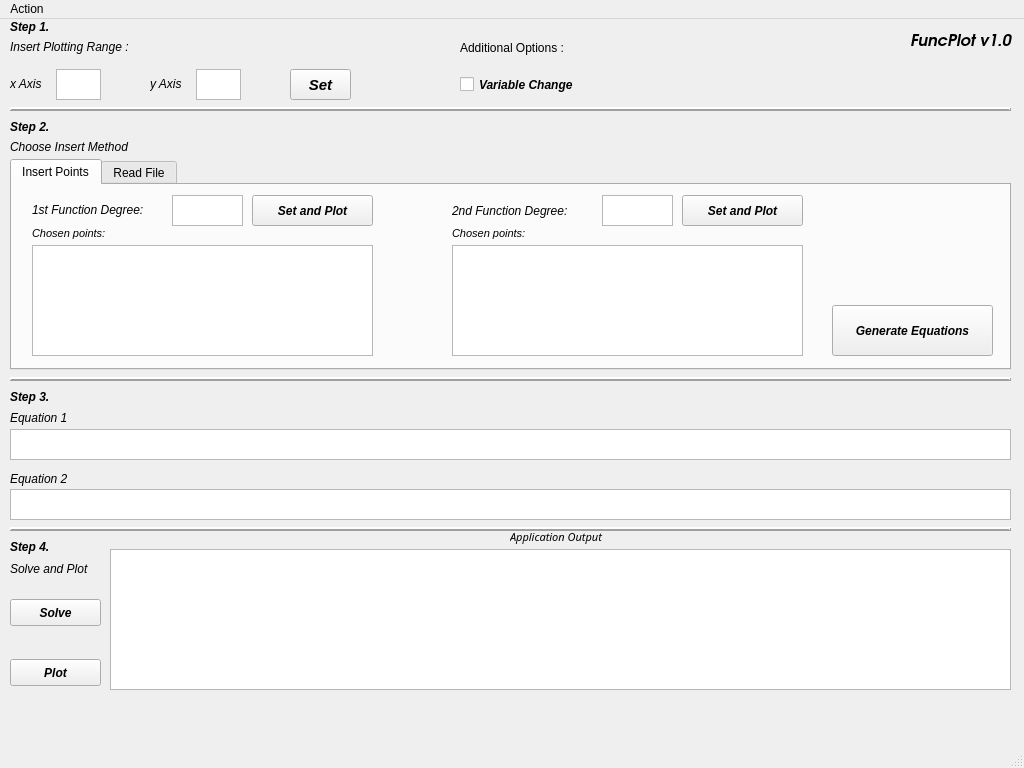
<?xml version="1.0" encoding="UTF-8"?>
<ui version="4.0">
 <class>Visualization</class>
 <widget class="QMainWindow" name="Visualization">
  <property name="geometry">
   <rect>
    <x>0</x>
    <y>0</y>
    <width>1024</width>
    <height>768</height>
   </rect>
  </property>
  <property name="windowTitle">
   <string>Visualization App</string>
  </property>
  <widget class="QWidget" name="centralwidget">
   <widget class="QTextBrowser" name="equationsTxt1">
    <property name="geometry">
     <rect>
      <x>10</x>
      <y>410</y>
      <width>1001</width>
      <height>31</height>
     </rect>
    </property>
    <property name="font">
     <font>
      <pointsize>10</pointsize>
      <weight>75</weight>
      <bold>true</bold>
     </font>
    </property>
    <property name="html">
     <string>&lt;!DOCTYPE HTML PUBLIC &quot;-//W3C//DTD HTML 4.0//EN&quot; &quot;http://www.w3.org/TR/REC-html40/strict.dtd&quot;&gt;
&lt;html&gt;&lt;head&gt;&lt;meta name=&quot;qrichtext&quot; content=&quot;1&quot; /&gt;&lt;style type=&quot;text/css&quot;&gt;
p, li { white-space: pre-wrap; }
&lt;/style&gt;&lt;/head&gt;&lt;body style=&quot; font-family:'Ubuntu'; font-size:10pt; font-weight:600; font-style:normal;&quot;&gt;
&lt;p style=&quot;-qt-paragraph-type:empty; margin-top:0px; margin-bottom:0px; margin-left:0px; margin-right:0px; -qt-block-indent:0; text-indent:0px; font-size:11pt; font-weight:400;&quot;&gt;&lt;br /&gt;&lt;/p&gt;&lt;/body&gt;&lt;/html&gt;</string>
    </property>
   </widget>
   <widget class="QLabel" name="equationsLbl">
    <property name="geometry">
     <rect>
      <x>10</x>
      <y>390</y>
      <width>71</width>
      <height>17</height>
     </rect>
    </property>
    <property name="font">
     <font>
      <italic>true</italic>
     </font>
    </property>
    <property name="text">
     <string>Equation 1</string>
    </property>
   </widget>
   <widget class="QTextBrowser" name="equationsTxt2">
    <property name="geometry">
     <rect>
      <x>10</x>
      <y>470</y>
      <width>1001</width>
      <height>31</height>
     </rect>
    </property>
    <property name="font">
     <font>
      <pointsize>10</pointsize>
      <weight>75</weight>
      <bold>true</bold>
     </font>
    </property>
    <property name="html">
     <string>&lt;!DOCTYPE HTML PUBLIC &quot;-//W3C//DTD HTML 4.0//EN&quot; &quot;http://www.w3.org/TR/REC-html40/strict.dtd&quot;&gt;
&lt;html&gt;&lt;head&gt;&lt;meta name=&quot;qrichtext&quot; content=&quot;1&quot; /&gt;&lt;style type=&quot;text/css&quot;&gt;
p, li { white-space: pre-wrap; }
&lt;/style&gt;&lt;/head&gt;&lt;body style=&quot; font-family:'Ubuntu'; font-size:10pt; font-weight:600; font-style:normal;&quot;&gt;
&lt;p style=&quot;-qt-paragraph-type:empty; margin-top:0px; margin-bottom:0px; margin-left:0px; margin-right:0px; -qt-block-indent:0; text-indent:0px; font-size:11pt; font-weight:400;&quot;&gt;&lt;br /&gt;&lt;/p&gt;&lt;/body&gt;&lt;/html&gt;</string>
    </property>
   </widget>
   <widget class="QLabel" name="equationsLbl_2">
    <property name="geometry">
     <rect>
      <x>10</x>
      <y>450</y>
      <width>71</width>
      <height>20</height>
     </rect>
    </property>
    <property name="font">
     <font>
      <italic>true</italic>
     </font>
    </property>
    <property name="text">
     <string>Equation 2</string>
    </property>
   </widget>
   <widget class="QPushButton" name="pushButton_7">
    <property name="geometry">
     <rect>
      <x>10</x>
      <y>580</y>
      <width>91</width>
      <height>27</height>
     </rect>
    </property>
    <property name="font">
     <font>
      <weight>75</weight>
      <italic>true</italic>
      <bold>true</bold>
     </font>
    </property>
    <property name="text">
     <string>Solve</string>
    </property>
   </widget>
   <widget class="QTextBrowser" name="textBrowser">
    <property name="geometry">
     <rect>
      <x>110</x>
      <y>530</y>
      <width>901</width>
      <height>141</height>
     </rect>
    </property>
    <property name="html">
     <string>&lt;!DOCTYPE HTML PUBLIC &quot;-//W3C//DTD HTML 4.0//EN&quot; &quot;http://www.w3.org/TR/REC-html40/strict.dtd&quot;&gt;
&lt;html&gt;&lt;head&gt;&lt;meta name=&quot;qrichtext&quot; content=&quot;1&quot; /&gt;&lt;style type=&quot;text/css&quot;&gt;
p, li { white-space: pre-wrap; }
&lt;/style&gt;&lt;/head&gt;&lt;body style=&quot; font-family:'Ubuntu'; font-size:11pt; font-weight:400; font-style:normal;&quot;&gt;
&lt;p style=&quot;-qt-paragraph-type:empty; margin-top:0px; margin-bottom:0px; margin-left:0px; margin-right:0px; -qt-block-indent:0; text-indent:0px;&quot;&gt;&lt;br /&gt;&lt;/p&gt;&lt;/body&gt;&lt;/html&gt;</string>
    </property>
   </widget>
   <widget class="QPushButton" name="pushButton_8">
    <property name="geometry">
     <rect>
      <x>10</x>
      <y>640</y>
      <width>91</width>
      <height>27</height>
     </rect>
    </property>
    <property name="font">
     <font>
      <weight>75</weight>
      <italic>true</italic>
      <bold>true</bold>
     </font>
    </property>
    <property name="text">
     <string>Plot</string>
    </property>
   </widget>
   <widget class="QTextEdit" name="textEdit_3">
    <property name="geometry">
     <rect>
      <x>56</x>
      <y>50</y>
      <width>45</width>
      <height>31</height>
     </rect>
    </property>
    <property name="whatsThis">
     <string>&lt;html&gt;&lt;head/&gt;&lt;body&gt;&lt;p&gt;x Axis plotting range input&lt;/p&gt;&lt;/body&gt;&lt;/html&gt;</string>
    </property>
    <property name="html">
     <string>&lt;!DOCTYPE HTML PUBLIC &quot;-//W3C//DTD HTML 4.0//EN&quot; &quot;http://www.w3.org/TR/REC-html40/strict.dtd&quot;&gt;
&lt;html&gt;&lt;head&gt;&lt;meta name=&quot;qrichtext&quot; content=&quot;1&quot; /&gt;&lt;style type=&quot;text/css&quot;&gt;
p, li { white-space: pre-wrap; }
&lt;/style&gt;&lt;/head&gt;&lt;body style=&quot; font-family:'Ubuntu'; font-size:11pt; font-weight:400; font-style:normal;&quot;&gt;
&lt;p style=&quot;-qt-paragraph-type:empty; margin-top:0px; margin-bottom:0px; margin-left:0px; margin-right:0px; -qt-block-indent:0; text-indent:0px;&quot;&gt;&lt;br /&gt;&lt;/p&gt;&lt;/body&gt;&lt;/html&gt;</string>
    </property>
   </widget>
   <widget class="QTextEdit" name="textEdit_4">
    <property name="geometry">
     <rect>
      <x>196</x>
      <y>50</y>
      <width>45</width>
      <height>31</height>
     </rect>
    </property>
    <property name="html">
     <string>&lt;!DOCTYPE HTML PUBLIC &quot;-//W3C//DTD HTML 4.0//EN&quot; &quot;http://www.w3.org/TR/REC-html40/strict.dtd&quot;&gt;
&lt;html&gt;&lt;head&gt;&lt;meta name=&quot;qrichtext&quot; content=&quot;1&quot; /&gt;&lt;style type=&quot;text/css&quot;&gt;
p, li { white-space: pre-wrap; }
&lt;/style&gt;&lt;/head&gt;&lt;body style=&quot; font-family:'Ubuntu'; font-size:11pt; font-weight:400; font-style:normal;&quot;&gt;
&lt;p style=&quot;-qt-paragraph-type:empty; margin-top:0px; margin-bottom:0px; margin-left:0px; margin-right:0px; -qt-block-indent:0; text-indent:0px;&quot;&gt;&lt;br /&gt;&lt;/p&gt;&lt;/body&gt;&lt;/html&gt;</string>
    </property>
   </widget>
   <widget class="QPushButton" name="pushButton_9">
    <property name="geometry">
     <rect>
      <x>290</x>
      <y>50</y>
      <width>61</width>
      <height>31</height>
     </rect>
    </property>
    <property name="font">
     <font>
      <pointsize>11</pointsize>
      <weight>75</weight>
      <italic>true</italic>
      <bold>true</bold>
     </font>
    </property>
    <property name="text">
     <string>Set</string>
    </property>
   </widget>
   <widget class="QLabel" name="outputLbl_5">
    <property name="geometry">
     <rect>
      <x>10</x>
      <y>0</y>
      <width>111</width>
      <height>17</height>
     </rect>
    </property>
    <property name="text">
     <string>&lt;html&gt;&lt;head/&gt;&lt;body&gt;&lt;p&gt;&lt;span style=&quot; font-weight:600; font-style:italic;&quot;&gt;Step 1.&lt;/span&gt;&lt;/p&gt;&lt;/body&gt;&lt;/html&gt;</string>
    </property>
   </widget>
   <widget class="QLabel" name="outputLbl_6">
    <property name="geometry">
     <rect>
      <x>10</x>
      <y>20</y>
      <width>151</width>
      <height>17</height>
     </rect>
    </property>
    <property name="text">
     <string>&lt;html&gt;&lt;head/&gt;&lt;body&gt;&lt;p&gt;&lt;span style=&quot; font-style:italic;&quot;&gt;Insert Plotting Range :&lt;/span&gt;&lt;/p&gt;&lt;/body&gt;&lt;/html&gt;</string>
    </property>
   </widget>
   <widget class="QLabel" name="outputLbl_7">
    <property name="geometry">
     <rect>
      <x>10</x>
      <y>50</y>
      <width>40</width>
      <height>31</height>
     </rect>
    </property>
    <property name="text">
     <string>&lt;html&gt;&lt;head/&gt;&lt;body&gt;&lt;p&gt;&lt;span style=&quot; font-style:italic;&quot;&gt;x Axis&lt;/span&gt;&lt;/p&gt;&lt;/body&gt;&lt;/html&gt;</string>
    </property>
   </widget>
   <widget class="QLabel" name="outputLbl_9">
    <property name="geometry">
     <rect>
      <x>150</x>
      <y>50</y>
      <width>40</width>
      <height>31</height>
     </rect>
    </property>
    <property name="text">
     <string>&lt;html&gt;&lt;head/&gt;&lt;body&gt;&lt;p&gt;&lt;span style=&quot; font-style:italic;&quot;&gt;y Axis&lt;/span&gt;&lt;/p&gt;&lt;/body&gt;&lt;/html&gt;</string>
    </property>
   </widget>
   <widget class="Line" name="line">
    <property name="geometry">
     <rect>
      <x>10</x>
      <y>80</y>
      <width>1001</width>
      <height>20</height>
     </rect>
    </property>
    <property name="font">
     <font>
      <weight>75</weight>
      <bold>true</bold>
      <underline>false</underline>
      <strikeout>false</strikeout>
     </font>
    </property>
    <property name="focusPolicy">
     <enum>Qt::NoFocus</enum>
    </property>
    <property name="frameShadow">
     <enum>QFrame::Raised</enum>
    </property>
    <property name="lineWidth">
     <number>2</number>
    </property>
    <property name="orientation">
     <enum>Qt::Horizontal</enum>
    </property>
   </widget>
   <widget class="QLabel" name="outputLbl_10">
    <property name="geometry">
     <rect>
      <x>10</x>
      <y>100</y>
      <width>111</width>
      <height>17</height>
     </rect>
    </property>
    <property name="text">
     <string>&lt;html&gt;&lt;head/&gt;&lt;body&gt;&lt;p&gt;&lt;span style=&quot; font-weight:600; font-style:italic;&quot;&gt;Step 2.&lt;/span&gt;&lt;/p&gt;&lt;/body&gt;&lt;/html&gt;</string>
    </property>
   </widget>
   <widget class="QLabel" name="outputLbl_11">
    <property name="geometry">
     <rect>
      <x>10</x>
      <y>120</y>
      <width>151</width>
      <height>17</height>
     </rect>
    </property>
    <property name="text">
     <string>&lt;html&gt;&lt;head/&gt;&lt;body&gt;&lt;p&gt;&lt;span style=&quot; font-style:italic;&quot;&gt;Choose Insert Method&lt;/span&gt;&lt;/p&gt;&lt;/body&gt;&lt;/html&gt;</string>
    </property>
   </widget>
   <widget class="QTabWidget" name="tabWidget">
    <property name="geometry">
     <rect>
      <x>10</x>
      <y>140</y>
      <width>1001</width>
      <height>211</height>
     </rect>
    </property>
    <property name="currentIndex">
     <number>0</number>
    </property>
    <widget class="QWidget" name="tab">
     <attribute name="title">
      <string>Insert Points</string>
     </attribute>
     <widget class="QListWidget" name="listWidget_1">
      <property name="geometry">
       <rect>
        <x>20</x>
        <y>60</y>
        <width>341</width>
        <height>111</height>
       </rect>
      </property>
     </widget>
     <widget class="QPushButton" name="pushButton_6">
      <property name="geometry">
       <rect>
        <x>820</x>
        <y>120</y>
        <width>161</width>
        <height>51</height>
       </rect>
      </property>
      <property name="font">
       <font>
        <weight>75</weight>
        <italic>true</italic>
        <bold>true</bold>
       </font>
      </property>
      <property name="text">
       <string>Generate Equations</string>
      </property>
     </widget>
     <widget class="QLabel" name="outputLbl_3">
      <property name="geometry">
       <rect>
        <x>20</x>
        <y>10</y>
        <width>141</width>
        <height>31</height>
       </rect>
      </property>
      <property name="text">
       <string>&lt;html&gt;&lt;head/&gt;&lt;body&gt;&lt;p&gt;&lt;span style=&quot; font-style:italic;&quot;&gt;1st Function Degree:&lt;/span&gt;&lt;/p&gt;&lt;/body&gt;&lt;/html&gt;</string>
      </property>
     </widget>
     <widget class="QTextEdit" name="textEdit_1">
      <property name="geometry">
       <rect>
        <x>160</x>
        <y>10</y>
        <width>71</width>
        <height>31</height>
       </rect>
      </property>
      <property name="html">
       <string>&lt;!DOCTYPE HTML PUBLIC &quot;-//W3C//DTD HTML 4.0//EN&quot; &quot;http://www.w3.org/TR/REC-html40/strict.dtd&quot;&gt;
&lt;html&gt;&lt;head&gt;&lt;meta name=&quot;qrichtext&quot; content=&quot;1&quot; /&gt;&lt;style type=&quot;text/css&quot;&gt;
p, li { white-space: pre-wrap; }
&lt;/style&gt;&lt;/head&gt;&lt;body style=&quot; font-family:'Ubuntu'; font-size:11pt; font-weight:400; font-style:normal;&quot;&gt;
&lt;p style=&quot;-qt-paragraph-type:empty; margin-top:0px; margin-bottom:0px; margin-left:0px; margin-right:0px; -qt-block-indent:0; text-indent:0px;&quot;&gt;&lt;br /&gt;&lt;/p&gt;&lt;/body&gt;&lt;/html&gt;</string>
      </property>
     </widget>
     <widget class="QLabel" name="outputLbl_4">
      <property name="geometry">
       <rect>
        <x>440</x>
        <y>10</y>
        <width>151</width>
        <height>31</height>
       </rect>
      </property>
      <property name="font">
       <font>
        <italic>true</italic>
       </font>
      </property>
      <property name="text">
       <string>2nd Function Degree:</string>
      </property>
     </widget>
     <widget class="QTextEdit" name="textEdit_2">
      <property name="geometry">
       <rect>
        <x>590</x>
        <y>10</y>
        <width>71</width>
        <height>31</height>
       </rect>
      </property>
      <property name="html">
       <string>&lt;!DOCTYPE HTML PUBLIC &quot;-//W3C//DTD HTML 4.0//EN&quot; &quot;http://www.w3.org/TR/REC-html40/strict.dtd&quot;&gt;
&lt;html&gt;&lt;head&gt;&lt;meta name=&quot;qrichtext&quot; content=&quot;1&quot; /&gt;&lt;style type=&quot;text/css&quot;&gt;
p, li { white-space: pre-wrap; }
&lt;/style&gt;&lt;/head&gt;&lt;body style=&quot; font-family:'Ubuntu'; font-size:11pt; font-weight:400; font-style:normal;&quot;&gt;
&lt;p style=&quot;-qt-paragraph-type:empty; margin-top:0px; margin-bottom:0px; margin-left:0px; margin-right:0px; -qt-block-indent:0; text-indent:0px;&quot;&gt;&lt;br /&gt;&lt;/p&gt;&lt;/body&gt;&lt;/html&gt;</string>
      </property>
     </widget>
     <widget class="QPushButton" name="pushButton">
      <property name="geometry">
       <rect>
        <x>240</x>
        <y>10</y>
        <width>121</width>
        <height>31</height>
       </rect>
      </property>
      <property name="font">
       <font>
        <weight>75</weight>
        <italic>true</italic>
        <bold>true</bold>
       </font>
      </property>
      <property name="text">
       <string>Set and Plot</string>
      </property>
     </widget>
     <widget class="QPushButton" name="pushButton_3">
      <property name="geometry">
       <rect>
        <x>670</x>
        <y>10</y>
        <width>121</width>
        <height>31</height>
       </rect>
      </property>
      <property name="font">
       <font>
        <weight>75</weight>
        <italic>true</italic>
        <bold>true</bold>
       </font>
      </property>
      <property name="text">
       <string>Set and Plot</string>
      </property>
     </widget>
     <widget class="QListWidget" name="listWidget_2">
      <property name="geometry">
       <rect>
        <x>440</x>
        <y>60</y>
        <width>351</width>
        <height>111</height>
       </rect>
      </property>
     </widget>
     <widget class="QLabel" name="label_3">
      <property name="geometry">
       <rect>
        <x>20</x>
        <y>40</y>
        <width>81</width>
        <height>17</height>
       </rect>
      </property>
      <property name="font">
       <font>
        <pointsize>8</pointsize>
        <italic>true</italic>
       </font>
      </property>
      <property name="text">
       <string>Chosen points:</string>
      </property>
     </widget>
     <widget class="QLabel" name="label_4">
      <property name="geometry">
       <rect>
        <x>440</x>
        <y>40</y>
        <width>81</width>
        <height>17</height>
       </rect>
      </property>
      <property name="font">
       <font>
        <pointsize>8</pointsize>
        <italic>true</italic>
       </font>
      </property>
      <property name="text">
       <string>Chosen points:</string>
      </property>
     </widget>
    </widget>
    <widget class="QWidget" name="tab_2">
     <attribute name="title">
      <string>Read File</string>
     </attribute>
     <widget class="QTextBrowser" name="textBrowser_2">
      <property name="geometry">
       <rect>
        <x>140</x>
        <y>130</y>
        <width>331</width>
        <height>31</height>
       </rect>
      </property>
      <property name="font">
       <font>
        <pointsize>10</pointsize>
        <italic>true</italic>
       </font>
      </property>
      <property name="html">
       <string>&lt;!DOCTYPE HTML PUBLIC &quot;-//W3C//DTD HTML 4.0//EN&quot; &quot;http://www.w3.org/TR/REC-html40/strict.dtd&quot;&gt;
&lt;html&gt;&lt;head&gt;&lt;meta name=&quot;qrichtext&quot; content=&quot;1&quot; /&gt;&lt;style type=&quot;text/css&quot;&gt;
p, li { white-space: pre-wrap; }
&lt;/style&gt;&lt;/head&gt;&lt;body style=&quot; font-family:'Ubuntu'; font-size:10pt; font-weight:400; font-style:italic;&quot;&gt;
&lt;p style=&quot;-qt-paragraph-type:empty; margin-top:0px; margin-bottom:0px; margin-left:0px; margin-right:0px; -qt-block-indent:0; text-indent:0px; font-size:11pt; font-style:normal;&quot;&gt;&lt;br /&gt;&lt;/p&gt;&lt;/body&gt;&lt;/html&gt;</string>
      </property>
     </widget>
     <widget class="QPushButton" name="pushButton_2">
      <property name="geometry">
       <rect>
        <x>490</x>
        <y>130</y>
        <width>99</width>
        <height>31</height>
       </rect>
      </property>
      <property name="font">
       <font>
        <weight>75</weight>
        <italic>true</italic>
        <bold>true</bold>
       </font>
      </property>
      <property name="text">
       <string>Browse</string>
      </property>
     </widget>
     <widget class="QLabel" name="outputLbl_12">
      <property name="geometry">
       <rect>
        <x>10</x>
        <y>130</y>
        <width>121</width>
        <height>31</height>
       </rect>
      </property>
      <property name="text">
       <string>&lt;html&gt;&lt;head/&gt;&lt;body&gt;&lt;p&gt;&lt;span style=&quot; font-style:italic;&quot;&gt;Choose Input File:&lt;/span&gt;&lt;/p&gt;&lt;/body&gt;&lt;/html&gt;</string>
      </property>
     </widget>
     <widget class="QLabel" name="outputLbl_13">
      <property name="geometry">
       <rect>
        <x>10</x>
        <y>10</y>
        <width>141</width>
        <height>31</height>
       </rect>
      </property>
      <property name="text">
       <string>&lt;html&gt;&lt;head/&gt;&lt;body&gt;&lt;p&gt;&lt;span style=&quot; font-style:italic;&quot;&gt;1st Function Degree:&lt;/span&gt;&lt;/p&gt;&lt;/body&gt;&lt;/html&gt;</string>
      </property>
     </widget>
     <widget class="QPushButton" name="pushButton_4">
      <property name="geometry">
       <rect>
        <x>240</x>
        <y>10</y>
        <width>91</width>
        <height>31</height>
       </rect>
      </property>
      <property name="font">
       <font>
        <weight>75</weight>
        <italic>true</italic>
        <bold>true</bold>
       </font>
      </property>
      <property name="text">
       <string>Set</string>
      </property>
     </widget>
     <widget class="QTextEdit" name="textEdit_6">
      <property name="geometry">
       <rect>
        <x>160</x>
        <y>50</y>
        <width>71</width>
        <height>31</height>
       </rect>
      </property>
      <property name="html">
       <string>&lt;!DOCTYPE HTML PUBLIC &quot;-//W3C//DTD HTML 4.0//EN&quot; &quot;http://www.w3.org/TR/REC-html40/strict.dtd&quot;&gt;
&lt;html&gt;&lt;head&gt;&lt;meta name=&quot;qrichtext&quot; content=&quot;1&quot; /&gt;&lt;style type=&quot;text/css&quot;&gt;
p, li { white-space: pre-wrap; }
&lt;/style&gt;&lt;/head&gt;&lt;body style=&quot; font-family:'Ubuntu'; font-size:11pt; font-weight:400; font-style:normal;&quot;&gt;
&lt;p style=&quot;-qt-paragraph-type:empty; margin-top:0px; margin-bottom:0px; margin-left:0px; margin-right:0px; -qt-block-indent:0; text-indent:0px;&quot;&gt;&lt;br /&gt;&lt;/p&gt;&lt;/body&gt;&lt;/html&gt;</string>
      </property>
     </widget>
     <widget class="QLabel" name="outputLbl_14">
      <property name="geometry">
       <rect>
        <x>10</x>
        <y>50</y>
        <width>151</width>
        <height>31</height>
       </rect>
      </property>
      <property name="font">
       <font>
        <italic>true</italic>
       </font>
      </property>
      <property name="text">
       <string>2nd Function Degree:</string>
      </property>
     </widget>
     <widget class="QPushButton" name="pushButton_5">
      <property name="geometry">
       <rect>
        <x>240</x>
        <y>50</y>
        <width>91</width>
        <height>31</height>
       </rect>
      </property>
      <property name="font">
       <font>
        <weight>75</weight>
        <italic>true</italic>
        <bold>true</bold>
       </font>
      </property>
      <property name="text">
       <string>Set</string>
      </property>
     </widget>
     <widget class="QTextEdit" name="textEdit_7">
      <property name="geometry">
       <rect>
        <x>160</x>
        <y>10</y>
        <width>71</width>
        <height>31</height>
       </rect>
      </property>
      <property name="html">
       <string>&lt;!DOCTYPE HTML PUBLIC &quot;-//W3C//DTD HTML 4.0//EN&quot; &quot;http://www.w3.org/TR/REC-html40/strict.dtd&quot;&gt;
&lt;html&gt;&lt;head&gt;&lt;meta name=&quot;qrichtext&quot; content=&quot;1&quot; /&gt;&lt;style type=&quot;text/css&quot;&gt;
p, li { white-space: pre-wrap; }
&lt;/style&gt;&lt;/head&gt;&lt;body style=&quot; font-family:'Ubuntu'; font-size:11pt; font-weight:400; font-style:normal;&quot;&gt;
&lt;p style=&quot;-qt-paragraph-type:empty; margin-top:0px; margin-bottom:0px; margin-left:0px; margin-right:0px; -qt-block-indent:0; text-indent:0px;&quot;&gt;&lt;br /&gt;&lt;/p&gt;&lt;/body&gt;&lt;/html&gt;</string>
      </property>
     </widget>
     <widget class="QLabel" name="label_5">
      <property name="geometry">
       <rect>
        <x>640</x>
        <y>30</y>
        <width>301</width>
        <height>31</height>
       </rect>
      </property>
      <property name="font">
       <font>
        <pointsize>10</pointsize>
        <italic>true</italic>
       </font>
      </property>
      <property name="text">
       <string> The given equations should have a space character</string>
      </property>
     </widget>
     <widget class="QLabel" name="label_6">
      <property name="geometry">
       <rect>
        <x>700</x>
        <y>50</y>
        <width>201</width>
        <height>31</height>
       </rect>
      </property>
      <property name="font">
       <font>
        <pointsize>10</pointsize>
        <italic>true</italic>
       </font>
      </property>
      <property name="text">
       <string>before and after every sign (+ or -)</string>
      </property>
     </widget>
     <widget class="QLabel" name="label_7">
      <property name="geometry">
       <rect>
        <x>780</x>
        <y>10</y>
        <width>51</width>
        <height>31</height>
       </rect>
      </property>
      <property name="font">
       <font>
        <pointsize>11</pointsize>
        <weight>75</weight>
        <italic>true</italic>
        <bold>true</bold>
       </font>
      </property>
      <property name="text">
       <string>Note !</string>
      </property>
     </widget>
     <widget class="QFrame" name="frame">
      <property name="geometry">
       <rect>
        <x>630</x>
        <y>10</y>
        <width>331</width>
        <height>81</height>
       </rect>
      </property>
      <property name="font">
       <font>
        <strikeout>false</strikeout>
        <stylestrategy>PreferDefault</stylestrategy>
       </font>
      </property>
      <property name="frameShape">
       <enum>QFrame::StyledPanel</enum>
      </property>
      <property name="frameShadow">
       <enum>QFrame::Raised</enum>
      </property>
     </widget>
    </widget>
   </widget>
   <widget class="Line" name="line_2">
    <property name="geometry">
     <rect>
      <x>10</x>
      <y>350</y>
      <width>1001</width>
      <height>20</height>
     </rect>
    </property>
    <property name="font">
     <font>
      <weight>75</weight>
      <bold>true</bold>
      <underline>false</underline>
      <strikeout>false</strikeout>
     </font>
    </property>
    <property name="focusPolicy">
     <enum>Qt::NoFocus</enum>
    </property>
    <property name="frameShadow">
     <enum>QFrame::Raised</enum>
    </property>
    <property name="lineWidth">
     <number>2</number>
    </property>
    <property name="orientation">
     <enum>Qt::Horizontal</enum>
    </property>
   </widget>
   <widget class="QLabel" name="outputLbl_15">
    <property name="geometry">
     <rect>
      <x>10</x>
      <y>370</y>
      <width>111</width>
      <height>17</height>
     </rect>
    </property>
    <property name="text">
     <string>&lt;html&gt;&lt;head/&gt;&lt;body&gt;&lt;p&gt;&lt;span style=&quot; font-weight:600; font-style:italic;&quot;&gt;Step 3.&lt;/span&gt;&lt;/p&gt;&lt;/body&gt;&lt;/html&gt;</string>
    </property>
   </widget>
   <widget class="QLabel" name="outputLbl_16">
    <property name="geometry">
     <rect>
      <x>10</x>
      <y>520</y>
      <width>111</width>
      <height>17</height>
     </rect>
    </property>
    <property name="text">
     <string>&lt;html&gt;&lt;head/&gt;&lt;body&gt;&lt;p&gt;&lt;span style=&quot; font-weight:600; font-style:italic;&quot;&gt;Step 4.&lt;/span&gt;&lt;/p&gt;&lt;/body&gt;&lt;/html&gt;</string>
    </property>
   </widget>
   <widget class="Line" name="line_3">
    <property name="geometry">
     <rect>
      <x>10</x>
      <y>500</y>
      <width>1001</width>
      <height>20</height>
     </rect>
    </property>
    <property name="font">
     <font>
      <weight>75</weight>
      <bold>true</bold>
      <underline>false</underline>
      <strikeout>false</strikeout>
     </font>
    </property>
    <property name="focusPolicy">
     <enum>Qt::NoFocus</enum>
    </property>
    <property name="frameShadow">
     <enum>QFrame::Raised</enum>
    </property>
    <property name="lineWidth">
     <number>2</number>
    </property>
    <property name="orientation">
     <enum>Qt::Horizontal</enum>
    </property>
   </widget>
   <widget class="QLabel" name="equationsLbl_3">
    <property name="geometry">
     <rect>
      <x>10</x>
      <y>540</y>
      <width>101</width>
      <height>20</height>
     </rect>
    </property>
    <property name="font">
     <font>
      <italic>true</italic>
     </font>
    </property>
    <property name="text">
     <string>Solve and Plot</string>
    </property>
   </widget>
   <widget class="QCheckBox" name="checkBox">
    <property name="geometry">
     <rect>
      <x>460</x>
      <y>50</y>
      <width>141</width>
      <height>31</height>
     </rect>
    </property>
    <property name="font">
     <font>
      <weight>75</weight>
      <italic>true</italic>
      <bold>true</bold>
     </font>
    </property>
    <property name="text">
     <string>Variable Change </string>
    </property>
   </widget>
   <widget class="QLabel" name="label">
    <property name="geometry">
     <rect>
      <x>460</x>
      <y>20</y>
      <width>141</width>
      <height>17</height>
     </rect>
    </property>
    <property name="text">
     <string>Additional Options :</string>
    </property>
   </widget>
   <widget class="QLabel" name="label_2">
    <property name="geometry">
     <rect>
      <x>910</x>
      <y>10</y>
      <width>111</width>
      <height>20</height>
     </rect>
    </property>
    <property name="font">
     <font>
      <family>URW Gothic L</family>
      <pointsize>12</pointsize>
      <weight>75</weight>
      <italic>true</italic>
      <bold>true</bold>
     </font>
    </property>
    <property name="text">
     <string>FuncPlot v1.0</string>
    </property>
   </widget>
   <widget class="QLabel" name="label_8">
    <property name="geometry">
     <rect>
      <x>510</x>
      <y>510</y>
      <width>101</width>
      <height>16</height>
     </rect>
    </property>
    <property name="font">
     <font>
      <family>Droid Sans Fallback</family>
      <pointsize>8</pointsize>
      <italic>true</italic>
     </font>
    </property>
    <property name="text">
     <string>Application Output</string>
    </property>
   </widget>
  </widget>
  <widget class="QMenuBar" name="menubar">
   <property name="geometry">
    <rect>
     <x>0</x>
     <y>0</y>
     <width>1024</width>
     <height>25</height>
    </rect>
   </property>
   <property name="defaultUp">
    <bool>true</bool>
   </property>
   <property name="nativeMenuBar">
    <bool>false</bool>
   </property>
   <widget class="QMenu" name="menuFile">
    <property name="enabled">
     <bool>true</bool>
    </property>
    <property name="title">
     <string>Action</string>
    </property>
    <addaction name="actionExit"/>
   </widget>
   <addaction name="menuFile"/>
  </widget>
  <widget class="QStatusBar" name="statusbar"/>
  <action name="actionOpen">
   <property name="text">
    <string>Open</string>
   </property>
   <property name="shortcut">
    <string>Alt+F</string>
   </property>
   <property name="visible">
    <bool>true</bool>
   </property>
  </action>
  <action name="actionExit">
   <property name="text">
    <string>Exit</string>
   </property>
   <property name="shortcut">
    <string>Alt+X</string>
   </property>
  </action>
  <action name="actionInstructions">
   <property name="text">
    <string>Instructions</string>
   </property>
  </action>
 </widget>
 <resources/>
 <connections/>
</ui>
